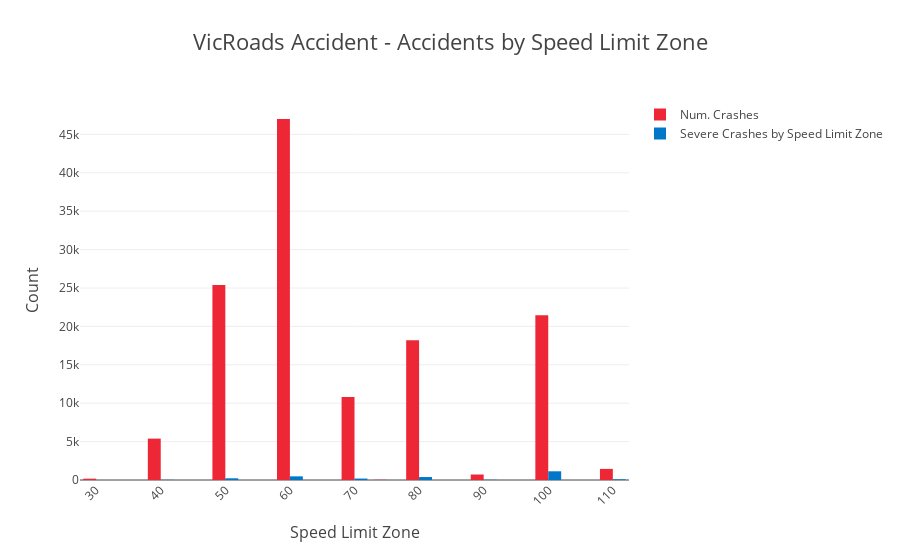

Write notebook code for a chart like this one.
### Markdown cell above
#### All accidents vs Fatal accidents

### Code cell
# group by severity and speed zone
accidents_by_speed_by_severity =  df_accident_mod.groupby(['SPEED_ZONE','SEVERITY']).size().reset_index(name="cnt")
print(accidents_by_speed_by_severity.head(3))

# only keep severe
accidents_by_speed_severity_1 = accidents_by_speed_by_severity[accidents_by_speed_by_severity['SEVERITY'] == 1]
print(accidents_by_speed_severity_1.head(3))

speedLimitZoneSeriesSevere = go.Bar(
    y = accidents_by_speed_severity_1['cnt'],
    x = accidents_by_speed_severity_1['SPEED_ZONE'],
    name = 'Severe Crashes by Speed Limit Zone',
    marker = dict(
        color = '#0077c8'
    )
)

layout = go.Layout(
    #barmode = 'stack',
    title = 'VicRoads Accident - Accidents by Speed Limit Zone',
    titlefont=dict(
            family='Open Sans',
            size=22#,
            #color='#7f7f7f'
    ),
    xaxis=dict(
        tickangle = -45, # angle lables at 45 deg
        dtick = 10, # label every 1 bars
        title = 'Speed Limit Zone',
            titlefont=dict(
                family='Open Sans',
                size=16#,
                #color='#7f7f7f'
            )
    ),
    yaxis = dict(
        title = 'Count',
        titlefont=dict(
            family='Open Sans',
            size=16#,
            #color='#7f7f7f'
        )
    )
)

data = [speedLimitZoneSeries, speedLimitZoneSeriesSevere] # can be multiple series

figurespeedLimitZoneSevere = go.Figure(data=data, layout=layout)

py.iplot(figurespeedLimitZoneSevere, filename='figurespeedLimitZoneSevere')

### Figure 1 — Plotly figure (JSON) as saved in the notebook; plotly's stock layout.template omitted (floating-point values rounded to 4 significant figures)
{"data": [{"marker": {"color": "#ee2737"}, "name": "Num. Crashes", "type": "bar", "x": [30, 40, 50, 60, 70, 75, 80, 90, 100, 110], "y": [170, 5388, 25395, 47005, 10801, 28, 18206, 716, 21454, 1445]}, {"marker": {"color": "#0077c8"}, "name": "Severe Crashes by Speed Limit Zone", "type": "bar", "x": [30, 40, 50, 60, 70, 75, 80, 90, 100, 110], "y": [1, 24, 222, 475, 188, 1, 385, 27, 1131, 90]}], "layout": {"title": "VicRoads Accident - Accidents by Speed Limit Zone", "titlefont": {"family": "Open Sans", "size": 22}, "xaxis": {"dtick": 10, "tickangle": -45, "title": "Speed Limit Zone", "titlefont": {"family": "Open Sans", "size": 16}}, "yaxis": {"title": "Count", "titlefont": {"family": "Open Sans", "size": 16}}}}
